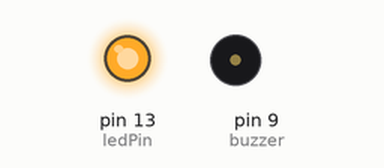
This sketch was run on a simulated Arduino Uno, built with avr-gcc and run on an emulated ATmega328P. Shown: output pins drawn as LEDs (lit = HIGH), buzzer (waves = sounding).

Above: at 0.15 s.
At 12.0 s:
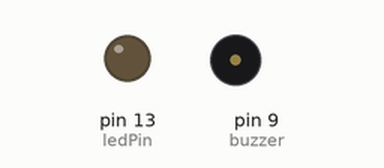
At 14.0 s:
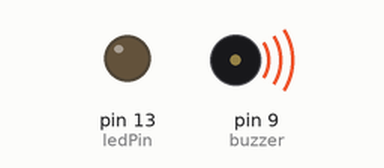
Timing chart, 0 to 20.2 s (numbered marks = the images above):
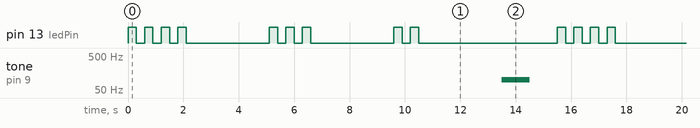

The sketch:

sketch_sep17a.ino
```cpp
int ledPin = 13;
const int buzzer = 9;

void setup() {
  // put your setup code here, to run once:
  pinMode(ledPin,OUTPUT);
  pinMode(buzzer,OUTPUT);
}

void loop() {
  // put your main code here, to run repeatedly:
digitalWrite(ledPin,HIGH);
delay(300);
digitalWrite(ledPin,LOW);
delay(300);

digitalWrite(ledPin,HIGH);
delay(300);
digitalWrite(ledPin,LOW);
delay(300);

digitalWrite(ledPin,HIGH);
delay(300);
digitalWrite(ledPin,LOW);
delay(300);

digitalWrite(ledPin,HIGH);
delay(300);
digitalWrite(ledPin,LOW);
delay(3000);


digitalWrite(ledPin,HIGH);
delay(300);
digitalWrite(ledPin,LOW);
delay(300);

digitalWrite(ledPin,HIGH);
delay(300);
digitalWrite(ledPin,LOW);
delay(300);

digitalWrite(ledPin,HIGH);
delay(300);
digitalWrite(ledPin,LOW);
delay(3000);

digitalWrite(ledPin,HIGH);
delay(300);
digitalWrite(ledPin,LOW);
delay(300);

digitalWrite(ledPin,HIGH);
delay(300);
digitalWrite(ledPin,LOW);
delay(3000);

// 600.400.100.4.5.8...5.6.5.1..4
tone(buzzer,100);
delay(1000);
noTone(buzzer);
delay(1000);
}
```

Measured:
- by itself, tone on pin 9 (buzzer): alternates 100 Hz for 1.0 s and silent for 14.5 s
- by itself, pin 13 (ledPin): repeats every 15.5 s: 3 × (LOW 0.30 s, HIGH 0.30 s), LOW 3.0 s, 2 × (HIGH 0.30 s, LOW 0.30 s), HIGH 0.30 s, LOW 3.0 s, HIGH 0.30 s, LOW 0.30 s, HIGH 0.30 s, LOW 5.0 s, HIGH 0.30 s
